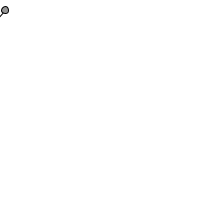
Frame 1 (no input)
Frame 60 (the mouse pressed at the canvas centre just before this capture): identical to frame 1, image omitted
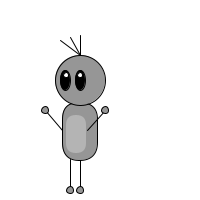
Frame 120 (the mouse held since frame 60 and released just before this capture)

The Processing sketch that drew these frames (run headless with seeded random() and noise(); from frame 60 on, the mouse is pressed at the canvas centre):

// Processing sketch: processing_122812
// ── processing_122812.pde

void setup() {
  size(200, 200);                                    
}

void draw() {
  background(255, 255, 255);
  stroke(0);
  fill(150);
  rect(mouseX-38, mouseY+2, 35, 58, 45, 45, 18, 18);        //lichaam van het monstertje
  fill(180);                                                //kleur van het buikje
  noStroke();                                               //rand van het buikje 
  rect(mouseX-34, mouseY+15, 20, 38, 45, 45, 18, 18);       //het buikje van het monstertje
  stroke(0);                                                //omlijning van het hoofdje
  fill(150);                                                //kleur van het hoofd
  ellipse(mouseX-20, mouseY-20, 50, 50);                    //hoofd van het monstertje
  fill(0);                                                  //kleur oog  
  ellipse(mouseX-35, mouseY-20, 10, 20);                    //linkeroog
  fill(0);                                                  //kleur oog
  ellipse(mouseX-20, mouseY-20, 10, 20);                    //rechteroog    
  fill(255);                                                //sparking  
  ellipse(mouseX-34, mouseY-25, 5, 5);                      //linkertwinkeling
  fill(255);                                                //sparking
  ellipse(mouseX-20, mouseY-25, 5, 5);                      //rechtertwinkeling
  line(mouseX-20, mouseY+60, mouseX-20, mouseY+90);         //rechtbeentje       
  line(mouseX-30, mouseY+59, mouseX-30, mouseY+90);         //linkerbeentje
  stroke(0);                                                //omlijning rechtervoetje
  fill(150);                                                //kleur rechtervoetje
  ellipse(mouseX-20, mouseY+90, 7, 7);                      //rechtervoetje
  stroke(0);                                                //omlijning linkervoetje
  fill(150);                                                //kleur linkervoetje
  ellipse(mouseX-30, mouseY+90, 7, 7);                      //linkervoetje
  line(mouseX-20, mouseY-45, mouseX-40, mouseY-60);         //haartje
  line(mouseX-20, mouseY-45, mouseX-20, mouseY-65);         //haartje
  line(mouseX-20, mouseY-45, mouseX-30, mouseY-63);         //haartje
  line(mouseX-38, mouseY+30, mouseX-55, mouseY+10);         //linkerarmpje
  line(mouseX-13, mouseY+30, mouseX+5, mouseY+10);          //rechterarmpje
  stroke(0);                                                //omlijning linkerhandje
  fill(150);                                                //kleur linkerhandje
  ellipse(mouseX-55, mouseY+10, 7, 7);                      //linkerhandje
  stroke(0);                                                //omlijning rechterhandje
  fill(150);                                                //kleur rechterhandje
  ellipse(mouseX+5, mouseY+10, 7, 7);                       //rechterhandje
}
